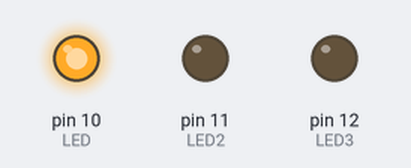
Recording of a sketch running on a simulated Arduino Uno, built with avr-gcc and run on an emulated ATmega328P. Shown: output pins drawn as LEDs (lit = HIGH).

Above: at 0.5 s.
At 1.5 s:
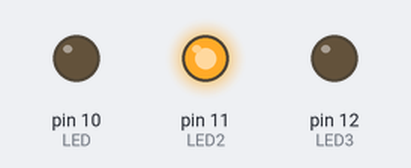
At 5.5 s:
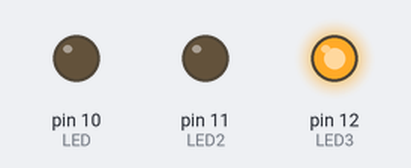
Timing chart, 0 to 7.0 s (numbered marks = the images above):
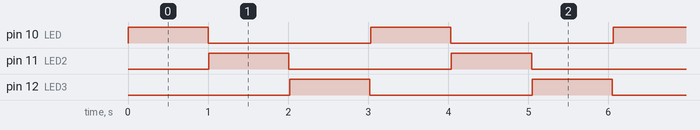

The sketch:

semaforo.ino
```cpp
const int LED = 10;
const int LED2 = 11;
const int LED3 = 12;

void setup(){
  pinMode(LED, OUTPUT);
  pinMode(LED2, OUTPUT);
  pinMode(LED3, OUTPUT);
}

void loop() {
  digitalWrite(LED, HIGH);
  delay(1000);
  digitalWrite(LED, LOW);
  delay(10);
  digitalWrite(LED2, HIGH);
  delay(1000);
   digitalWrite(LED2, LOW);
  delay(10);
  digitalWrite(LED3, HIGH);
  delay(1000);
  digitalWrite(LED3, LOW);
  delay(10);
}
```

Measured:
- by itself, pin 10 (LED), pin 11 (LED2), pin 12 (LED3): alternates HIGH for 1.0 s and LOW for 2.0 s
- by itself, everything shown: repeats every 3.0 s, in 6 steps
